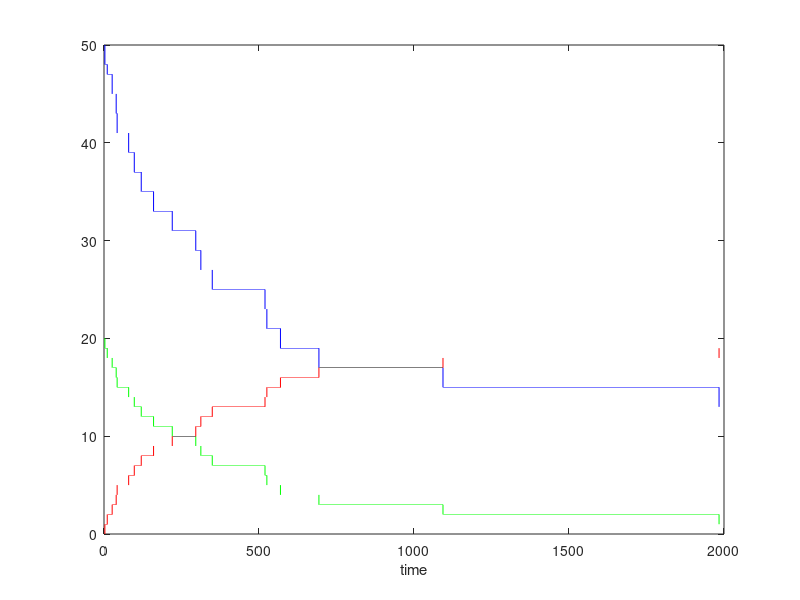

Write the MATLAB code that produced this figure. (Note: this script raises an error after producing the figure.)
%  2A + B --> D
% B is limiting in this scenario. Algorithm is run wrt B.
% Simulating 3rd order kinetics using my agent-based algorithm.
% Assume volume is --- microliters.

% Author: Alex Plakantonakis,   Copyright (c) 2019
% License: GNU GPLv3

clear; clc;
rng(0);

Avonum = 6.02e+23;      % Avogadro's number
km = 1;      % Bimolecular molar kinetic constant [units: 1 /(M sec)];
V = 10^-21;          % in Liters

global k;       % Bimolecular microscopic kinetic constant [units: 1/sec];
k = km /(Avonum*V)^2;

%% Initial number of reactant molecules; assume B is limiting.
agents = 50;
Ao = agents;      Bo = 0.4*agents;          Dmax = Bo;
% Arrays for tracking reactant and product agent status
A = ones(1,Ao);        B = ones(1,Bo);      D = zeros(1,Dmax); 
% Initialize time-dependent sum of molecule numbers
At(1) = sum(A);        Bt(1) = sum(B);      Dt(1) = 0;

time(1) = 0;
t = 2;
dt = 0.01;                            % Fixed time step increment

while Bt(t-1) > 1                          % Use limiting reactant!
%     dt = 10  / ( At(t-1) * (At(t-1)-1) );       % Variable time step increment

    P = k * At(t-1) * (At(t-1)-1) * dt;
%     P = 1 - exp(-k * At(t-1) * (At(t-1)-1) * dt);
    
    temp = find(B==1);
    for i = 1:size(temp,2)
        if rand < P
            B(temp(i)) = 0;           % Agent B dies
            temp2 = find(A==1);      
            x = ceil(rand(1,2)*size(temp2,2));  % Pick 2 A agents randomly
            A(temp2(x(1))) = 0;        % First agent A dies
            A(temp2(x(2))) = 0;        % Second A agent dies
            D(temp(i)) = 1;            % Agent D is born!
        end
    end 
    time(t) = time(t-1) + dt;
    At(t) = sum(A);         Bt(t) = sum(B);         Dt(t) = sum(D);
    t = t + 1;
end

figure('Name','3rd Order Rx Time course','NumberTitle','off'); 
plot(time,At,'b',time,Bt,'g',time,Dt,'r');             
xlabel('time');                                         hold on;

% Solve ODE for 2nd order kinetics - Plot Time Courses
tmax=time(t-1);
[ty,y_sol] = ode45(@o3_het_dif,[0:tmax/100:tmax],[At(1) ; Bt(1) ; Dt(1)]);
scatter(ty,y_sol(:,1),'xb');                  
scatter(ty,y_sol(:,2),'xg');
scatter(ty,y_sol(:,3),'xr');

legend('A','B','D');        hold off;

clear temp temp2 x i;

% Result:
% - It works for both fixed and variable time step increments. 
